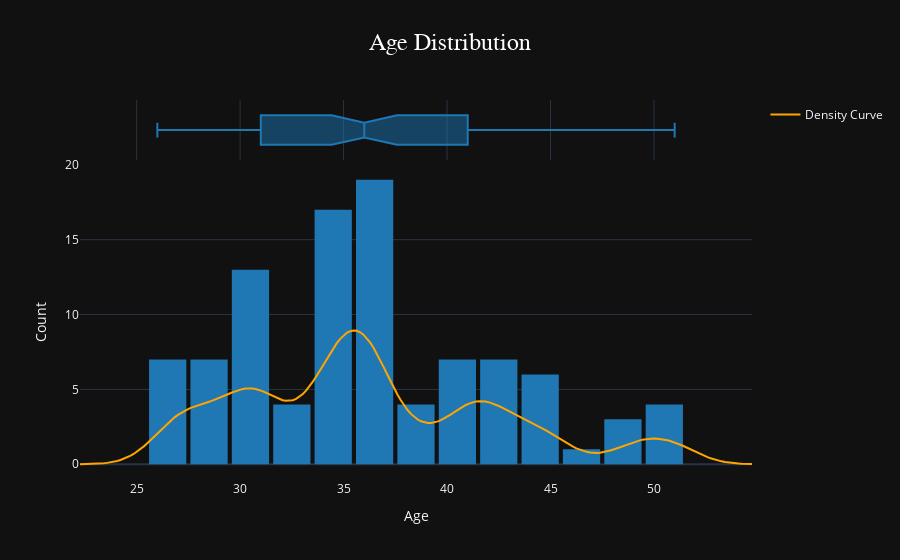
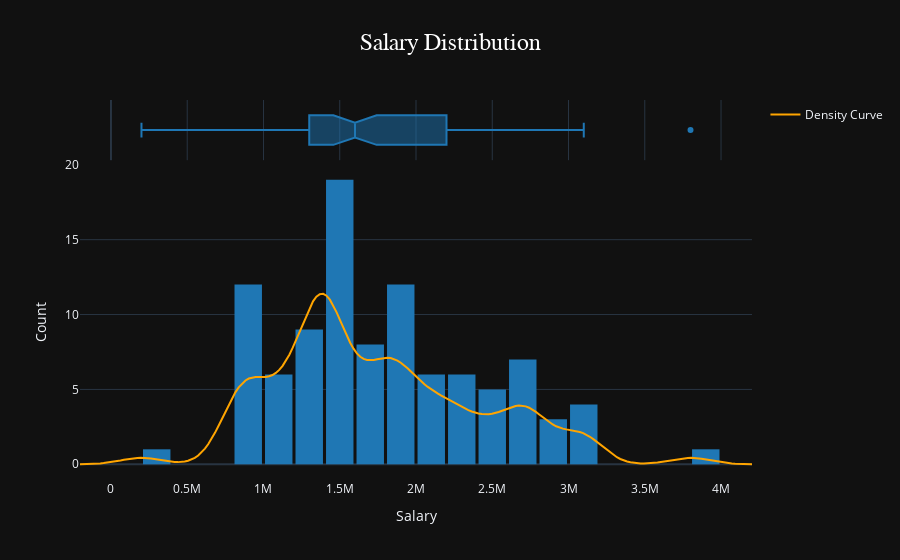
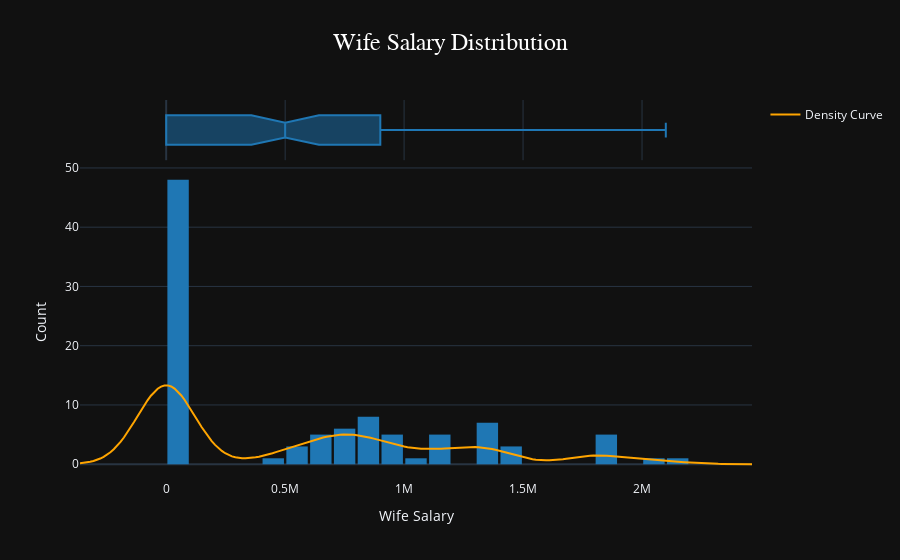
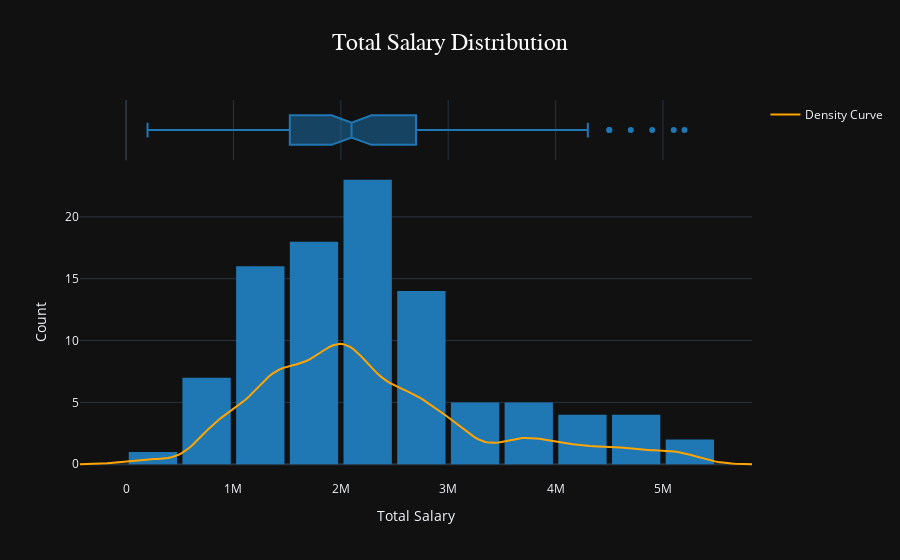

Notebook source saved alongside these figures, in order:
### Code cell
for feature in ['Age', 'Salary', 'Wife Salary', 'Total Salary', 'Price']:
    draw_distribution(feature)

### Figure 1 — Plotly figure (JSON) as saved in the notebook; plotly's stock layout.template omitted (floating-point values rounded to 4 significant figures; data arrays with more than 128 entries replaced by an {"elided": "..."} marker saying what was removed)
{"data": [{"alignmentgroup": "True", "bingroup": "x", "hovertemplate": "Age=%{x}<br>count=%{y}<extra></extra>", "legendgroup": "", "marker": {"color": "#1f77b4", "pattern": {"shape": ""}}, "name": "", "nbinsx": 25, "offsetgroup": "", "orientation": "v", "showlegend": false, "type": "histogram", "x": [27, 35, 45, 41, 31, 28, 31, 33, 34, 34, 35, 35, 29, 30, 31, 49, 26, 27, 29, 30, 37, 35, 36, 35, 35, 35, 35, 36, 36, 36, 41, 41, 41, 43, 42, 42, 29, 30, 30, 31, 31, 32, 32, 34, 34, 34, 36, 36, 36, 36, 49, 49, 44, 44, 41, 41, 41, 27, 27, 28, 28, 30, 31, 31, 31, 39, 39, 39, 39, 37, 37, 37, 37, 35, 36, 36, 36, 36, 44, 45, 46, 44, 43, 42, 42, 42, 29, 33, 34, 34, 35, 36, 37, 27, 27, 50, 51, 51, 51], "xaxis": "x", "yaxis": "y"}, {"alignmentgroup": "True", "hovertemplate": "Age=%{x}<extra></extra>", "legendgroup": "", "marker": {"color": "#1f77b4"}, "name": "", "notched": true, "offsetgroup": "", "showlegend": false, "type": "box", "x": [27, 35, 45, 41, 31, 28, 31, 33, 34, 34, 35, 35, 29, 30, 31, 49, 26, 27, 29, 30, 37, 35, 36, 35, 35, 35, 35, 36, 36, 36, 41, 41, 41, 43, 42, 42, 29, 30, 30, 31, 31, 32, 32, 34, 34, 34, 36, 36, 36, 36, 49, 49, 44, 44, 41, 41, 41, 27, 27, 28, 28, 30, 31, 31, 31, 39, 39, 39, 39, 37, 37, 37, 37, 35, 36, 36, 36, 36, 44, 45, 46, 44, 43, 42, 42, 42, 29, 33, 34, 34, 35, 36, 37, 27, 27, 50, 51, 51, 51], "xaxis": "x2", "yaxis": "y2"}, {"line": {"color": "orange"}, "mode": "lines", "name": "Density Curve", "type": "scatter", "x": {"elided": "200 float values"}, "y": {"elided": "200 float values"}}], "layout": {"bargap": 0.1, "barmode": "relative", "legend": {"tracegroupgap": 0}, "title": {"font": {"color": "white", "family": "Arial, sans-serif", "size": 24}, "text": "Age Distribution", "x": 0.5}, "xaxis": {"anchor": "y", "domain": [0, 1], "title": {"text": "Age"}}, "xaxis2": {"anchor": "y2", "domain": [0, 1], "matches": "x", "showgrid": true, "showticklabels": false}, "yaxis": {"anchor": "x", "domain": [0, 0.8316], "title": {"text": "Count"}}, "yaxis2": {"anchor": "x2", "domain": [0.8416, 1], "matches": "y2", "showgrid": false, "showline": false, "showticklabels": false, "ticks": ""}}}

### Figure 2 — Plotly figure (JSON) as saved in the notebook; plotly's stock layout.template omitted (floating-point values rounded to 4 significant figures; data arrays with more than 128 entries replaced by an {"elided": "..."} marker saying what was removed)
{"data": [{"alignmentgroup": "True", "bingroup": "x", "hovertemplate": "Salary=%{x}<br>count=%{y}<extra></extra>", "legendgroup": "", "marker": {"color": "#1f77b4", "pattern": {"shape": ""}}, "name": "", "nbinsx": 25, "offsetgroup": "", "orientation": "v", "showlegend": false, "type": "histogram", "x": [800000, 1400000, 1800000, 1600000, 1800000, 900000, 1200000, 1400000, 2000000, 1200000, 1300000, 1400000, 900000, 1400000, 900000, 2500000, 800000, 800000, 900000, 800000, 1700000, 1100000, 1400000, 900000, 1400000, 1800000, 1300000, 1600000, 1700000, 1800000, 1100000, 1400000, 1900000, 1300000, 2100000, 2400000, 900000, 1300000, 1400000, 1400000, 1100000, 1400000, 1600000, 1400000, 1600000, 2200000, 200000, 1500000, 1100000, 2200000, 2000000, 2500000, 2700000, 2000000, 2900000, 3100000, 2600000, 1100000, 1200000, 900000, 1400000, 1500000, 2000000, 1800000, 1400000, 1600000, 2200000, 1900000, 2700000, 1700000, 1400000, 1900000, 1300000, 1400000, 1300000, 2300000, 1900000, 1800000, 3100000, 2700000, 2100000, 3100000, 2400000, 2900000, 2700000, 1800000, 1100000, 1400000, 2700000, 1900000, 1400000, 3100000, 2800000, 900000, 2400000, 3800000, 2200000, 2700000, 2200000], "xaxis": "x", "yaxis": "y"}, {"alignmentgroup": "True", "hovertemplate": "Salary=%{x}<extra></extra>", "legendgroup": "", "marker": {"color": "#1f77b4"}, "name": "", "notched": true, "offsetgroup": "", "showlegend": false, "type": "box", "x": [800000, 1400000, 1800000, 1600000, 1800000, 900000, 1200000, 1400000, 2000000, 1200000, 1300000, 1400000, 900000, 1400000, 900000, 2500000, 800000, 800000, 900000, 800000, 1700000, 1100000, 1400000, 900000, 1400000, 1800000, 1300000, 1600000, 1700000, 1800000, 1100000, 1400000, 1900000, 1300000, 2100000, 2400000, 900000, 1300000, 1400000, 1400000, 1100000, 1400000, 1600000, 1400000, 1600000, 2200000, 200000, 1500000, 1100000, 2200000, 2000000, 2500000, 2700000, 2000000, 2900000, 3100000, 2600000, 1100000, 1200000, 900000, 1400000, 1500000, 2000000, 1800000, 1400000, 1600000, 2200000, 1900000, 2700000, 1700000, 1400000, 1900000, 1300000, 1400000, 1300000, 2300000, 1900000, 1800000, 3100000, 2700000, 2100000, 3100000, 2400000, 2900000, 2700000, 1800000, 1100000, 1400000, 2700000, 1900000, 1400000, 3100000, 2800000, 900000, 2400000, 3800000, 2200000, 2700000, 2200000], "xaxis": "x2", "yaxis": "y2"}, {"line": {"color": "orange"}, "mode": "lines", "name": "Density Curve", "type": "scatter", "x": {"elided": "200 float values"}, "y": {"elided": "200 float values"}}], "layout": {"bargap": 0.1, "barmode": "relative", "legend": {"tracegroupgap": 0}, "title": {"font": {"color": "white", "family": "Arial, sans-serif", "size": 24}, "text": "Salary Distribution", "x": 0.5}, "xaxis": {"anchor": "y", "domain": [0, 1], "title": {"text": "Salary"}}, "xaxis2": {"anchor": "y2", "domain": [0, 1], "matches": "x", "showgrid": true, "showticklabels": false}, "yaxis": {"anchor": "x", "domain": [0, 0.8316], "title": {"text": "Count"}}, "yaxis2": {"anchor": "x2", "domain": [0.8416, 1], "matches": "y2", "showgrid": false, "showline": false, "showticklabels": false, "ticks": ""}}}

### Figure 3 — Plotly figure (JSON) as saved in the notebook; plotly's stock layout.template omitted (floating-point values rounded to 4 significant figures; data arrays with more than 128 entries replaced by an {"elided": "..."} marker saying what was removed)
{"data": [{"alignmentgroup": "True", "bingroup": "x", "hovertemplate": "Wife Salary=%{x}<br>count=%{y}<extra></extra>", "legendgroup": "", "marker": {"color": "#1f77b4", "pattern": {"shape": ""}}, "name": "", "nbinsx": 25, "offsetgroup": "", "orientation": "v", "showlegend": false, "type": "histogram", "x": [0, 600000, 0, 600000, 800000, 0, 600000, 0, 0, 700000, 700000, 0, 800000, 0, 400000, 2000000, 0, 0, 0, 500000, 800000, 800000, 1000000, 500000, 600000, 1100000, 0, 0, 900000, 900000, 0, 700000, 1100000, 900000, 0, 1300000, 700000, 800000, 0, 800000, 600000, 0, 800000, 900000, 0, 1400000, 0, 1100000, 500000, 900000, 0, 1800000, 0, 1800000, 1800000, 0, 0, 0, 0, 0, 0, 0, 0, 0, 700000, 0, 1400000, 0, 1300000, 0, 1300000, 1300000, 0, 1100000, 700000, 1300000, 0, 1100000, 0, 1800000, 0, 2100000, 0, 0, 0, 0, 0, 800000, 1400000, 0, 0, 1800000, 0, 0, 0, 1300000, 0, 1300000, 0], "xaxis": "x", "yaxis": "y"}, {"alignmentgroup": "True", "hovertemplate": "Wife Salary=%{x}<extra></extra>", "legendgroup": "", "marker": {"color": "#1f77b4"}, "name": "", "notched": true, "offsetgroup": "", "showlegend": false, "type": "box", "x": [0, 600000, 0, 600000, 800000, 0, 600000, 0, 0, 700000, 700000, 0, 800000, 0, 400000, 2000000, 0, 0, 0, 500000, 800000, 800000, 1000000, 500000, 600000, 1100000, 0, 0, 900000, 900000, 0, 700000, 1100000, 900000, 0, 1300000, 700000, 800000, 0, 800000, 600000, 0, 800000, 900000, 0, 1400000, 0, 1100000, 500000, 900000, 0, 1800000, 0, 1800000, 1800000, 0, 0, 0, 0, 0, 0, 0, 0, 0, 700000, 0, 1400000, 0, 1300000, 0, 1300000, 1300000, 0, 1100000, 700000, 1300000, 0, 1100000, 0, 1800000, 0, 2100000, 0, 0, 0, 0, 0, 800000, 1400000, 0, 0, 1800000, 0, 0, 0, 1300000, 0, 1300000, 0], "xaxis": "x2", "yaxis": "y2"}, {"line": {"color": "orange"}, "mode": "lines", "name": "Density Curve", "type": "scatter", "x": {"elided": "200 float values"}, "y": {"elided": "200 float values"}}], "layout": {"bargap": 0.1, "barmode": "relative", "legend": {"tracegroupgap": 0}, "title": {"font": {"color": "white", "family": "Arial, sans-serif", "size": 24}, "text": "Wife Salary Distribution", "x": 0.5}, "xaxis": {"anchor": "y", "domain": [0, 1], "title": {"text": "Wife Salary"}}, "xaxis2": {"anchor": "y2", "domain": [0, 1], "matches": "x", "showgrid": true, "showticklabels": false}, "yaxis": {"anchor": "x", "domain": [0, 0.8316], "title": {"text": "Count"}}, "yaxis2": {"anchor": "x2", "domain": [0.8416, 1], "matches": "y2", "showgrid": false, "showline": false, "showticklabels": false, "ticks": ""}}}

### Figure 4 — Plotly figure (JSON) as saved in the notebook; plotly's stock layout.template omitted (floating-point values rounded to 4 significant figures; data arrays with more than 128 entries replaced by an {"elided": "..."} marker saying what was removed)
{"data": [{"alignmentgroup": "True", "bingroup": "x", "hovertemplate": "Total Salary=%{x}<br>count=%{y}<extra></extra>", "legendgroup": "", "marker": {"color": "#1f77b4", "pattern": {"shape": ""}}, "name": "", "nbinsx": 25, "offsetgroup": "", "orientation": "v", "showlegend": false, "type": "histogram", "x": [800000, 2000000, 1800000, 2200000, 2600000, 900000, 1800000, 1400000, 2000000, 1900000, 2000000, 1400000, 1700000, 1400000, 1300000, 4500000, 800000, 800000, 900000, 1300000, 2500000, 1900000, 2400000, 1400000, 2000000, 2900000, 1300000, 1600000, 2600000, 2700000, 1100000, 2100000, 3000000, 2200000, 2100000, 3700000, 1600000, 2100000, 1400000, 2200000, 1700000, 1400000, 2400000, 2300000, 1600000, 3600000, 200000, 2600000, 1600000, 3100000, 2000000, 4300000, 2700000, 3800000, 4700000, 3100000, 2600000, 1100000, 1200000, 900000, 1400000, 1500000, 2000000, 1800000, 2100000, 1600000, 3600000, 1900000, 4000000, 1700000, 2700000, 3200000, 1300000, 2500000, 2000000, 3600000, 1900000, 2900000, 3100000, 4500000, 2100000, 5200000, 2400000, 2900000, 2700000, 1800000, 1100000, 2200000, 4100000, 1900000, 1400000, 4900000, 2800000, 900000, 2400000, 5100000, 2200000, 4000000, 2200000], "xaxis": "x", "yaxis": "y"}, {"alignmentgroup": "True", "hovertemplate": "Total Salary=%{x}<extra></extra>", "legendgroup": "", "marker": {"color": "#1f77b4"}, "name": "", "notched": true, "offsetgroup": "", "showlegend": false, "type": "box", "x": [800000, 2000000, 1800000, 2200000, 2600000, 900000, 1800000, 1400000, 2000000, 1900000, 2000000, 1400000, 1700000, 1400000, 1300000, 4500000, 800000, 800000, 900000, 1300000, 2500000, 1900000, 2400000, 1400000, 2000000, 2900000, 1300000, 1600000, 2600000, 2700000, 1100000, 2100000, 3000000, 2200000, 2100000, 3700000, 1600000, 2100000, 1400000, 2200000, 1700000, 1400000, 2400000, 2300000, 1600000, 3600000, 200000, 2600000, 1600000, 3100000, 2000000, 4300000, 2700000, 3800000, 4700000, 3100000, 2600000, 1100000, 1200000, 900000, 1400000, 1500000, 2000000, 1800000, 2100000, 1600000, 3600000, 1900000, 4000000, 1700000, 2700000, 3200000, 1300000, 2500000, 2000000, 3600000, 1900000, 2900000, 3100000, 4500000, 2100000, 5200000, 2400000, 2900000, 2700000, 1800000, 1100000, 2200000, 4100000, 1900000, 1400000, 4900000, 2800000, 900000, 2400000, 5100000, 2200000, 4000000, 2200000], "xaxis": "x2", "yaxis": "y2"}, {"line": {"color": "orange"}, "mode": "lines", "name": "Density Curve", "type": "scatter", "x": {"elided": "200 float values"}, "y": {"elided": "200 float values"}}], "layout": {"bargap": 0.1, "barmode": "relative", "legend": {"tracegroupgap": 0}, "title": {"font": {"color": "white", "family": "Arial, sans-serif", "size": 24}, "text": "Total Salary Distribution", "x": 0.5}, "xaxis": {"anchor": "y", "domain": [0, 1], "title": {"text": "Total Salary"}}, "xaxis2": {"anchor": "y2", "domain": [0, 1], "matches": "x", "showgrid": true, "showticklabels": false}, "yaxis": {"anchor": "x", "domain": [0, 0.8316], "title": {"text": "Count"}}, "yaxis2": {"anchor": "x2", "domain": [0.8416, 1], "matches": "y2", "showgrid": false, "showline": false, "showticklabels": false, "ticks": ""}}}
